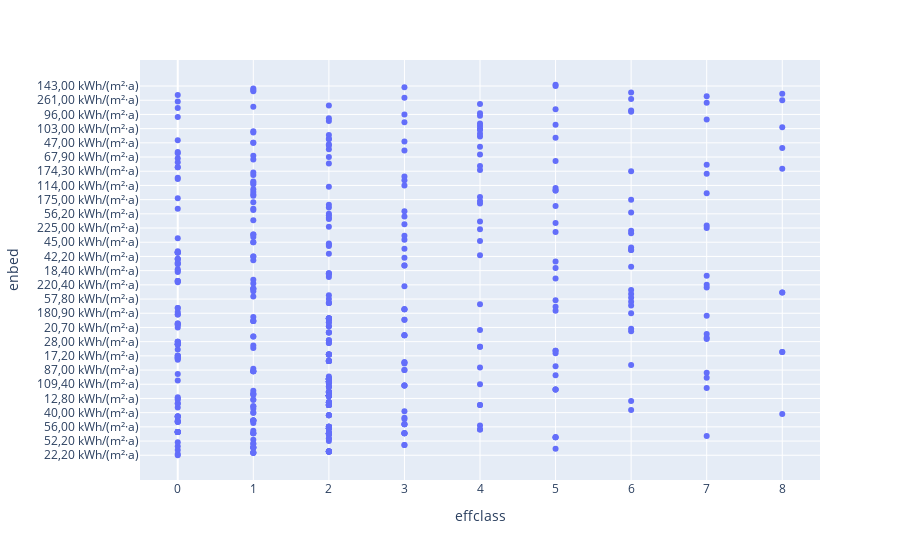

Notebook cell for this chart:
### Code cell
fig2.show()

### Figure 1 — Plotly figure (JSON) as saved in the notebook; plotly's stock layout.template omitted (floating-point values rounded to 4 significant figures; data arrays with more than 128 entries replaced by an {"elided": "..."} marker saying what was removed)
{"data": [{"hovertemplate": "effclass=%{x}<br>enbed=%{y}<extra></extra>", "legendgroup": "", "marker": {"color": "#636efa", "symbol": "circle"}, "mode": "markers", "name": "", "orientation": "h", "showlegend": false, "type": "scatter", "x": {"elided": "847 int values"}, "xaxis": "x", "y": {"elided": "847 str values"}, "yaxis": "y"}], "layout": {"autosize": true, "legend": {"tracegroupgap": 0}, "margin": {"t": 60}, "xaxis": {"anchor": "y", "autorange": true, "domain": [0, 1], "range": [-0.5003, 8.5], "title": {"text": "effclass"}, "type": "linear"}, "yaxis": {"anchor": "x", "autorange": true, "domain": [0, 1], "range": [-22.22, 309.2], "title": {"text": "enbed"}, "type": "category"}}}
